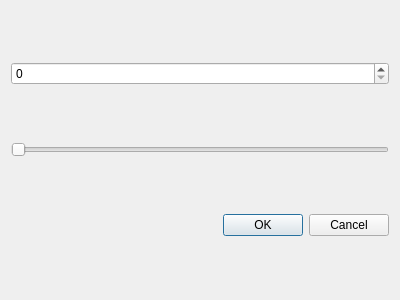
<?xml version="1.0" encoding="UTF-8"?>
<ui version="4.0">
 <class>Dialog</class>
 <widget class="QDialog" name="Dialog">
  <property name="geometry">
   <rect>
    <x>0</x>
    <y>0</y>
    <width>400</width>
    <height>300</height>
   </rect>
  </property>
  <property name="windowTitle">
   <string>Dialog</string>
  </property>
  <layout class="QVBoxLayout" name="verticalLayout">
   <item>
    <widget class="QSpinBox" name="spinBox"/>
   </item>
   <item>
    <widget class="QSlider" name="horizontalSlider">
     <property name="orientation">
      <enum>Qt::Horizontal</enum>
     </property>
    </widget>
   </item>
   <item>
    <widget class="QDialogButtonBox" name="buttonBox">
     <property name="standardButtons">
      <set>QDialogButtonBox::Cancel|QDialogButtonBox::Ok</set>
     </property>
    </widget>
   </item>
  </layout>
 </widget>
 <resources/>
 <connections>
  <connection>
   <sender>horizontalSlider</sender>
   <signal>valueChanged(int)</signal>
   <receiver>spinBox</receiver>
   <slot>setValue(int)</slot>
   <hints>
    <hint type="sourcelabel">
     <x>53</x>
     <y>146</y>
    </hint>
    <hint type="destinationlabel">
     <x>83</x>
     <y>70</y>
    </hint>
   </hints>
  </connection>
  <connection>
   <sender>spinBox</sender>
   <signal>valueChanged(int)</signal>
   <receiver>horizontalSlider</receiver>
   <slot>setValue(int)</slot>
   <hints>
    <hint type="sourcelabel">
     <x>215</x>
     <y>66</y>
    </hint>
    <hint type="destinationlabel">
     <x>226</x>
     <y>144</y>
    </hint>
   </hints>
  </connection>
 </connections>
</ui>
